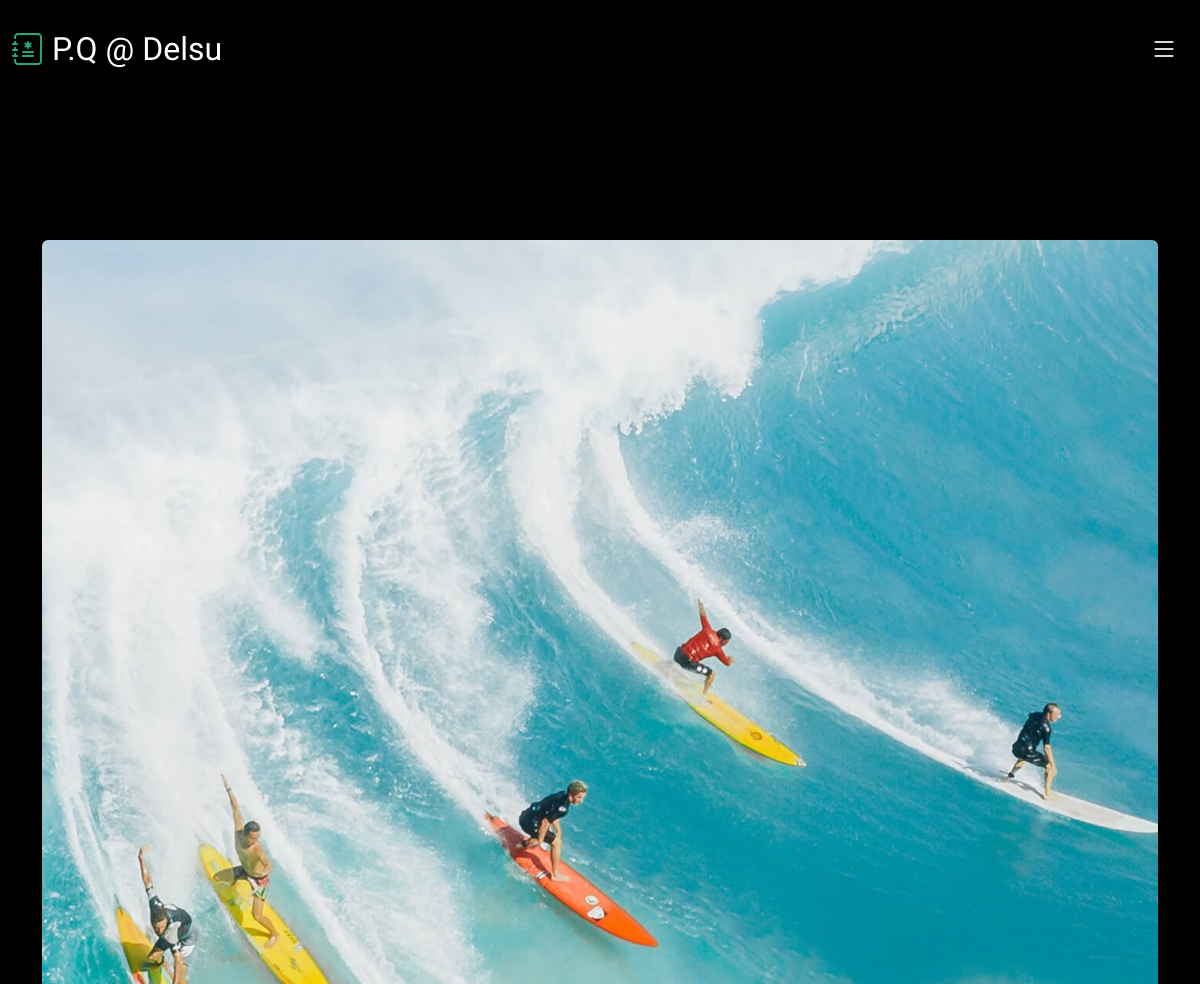
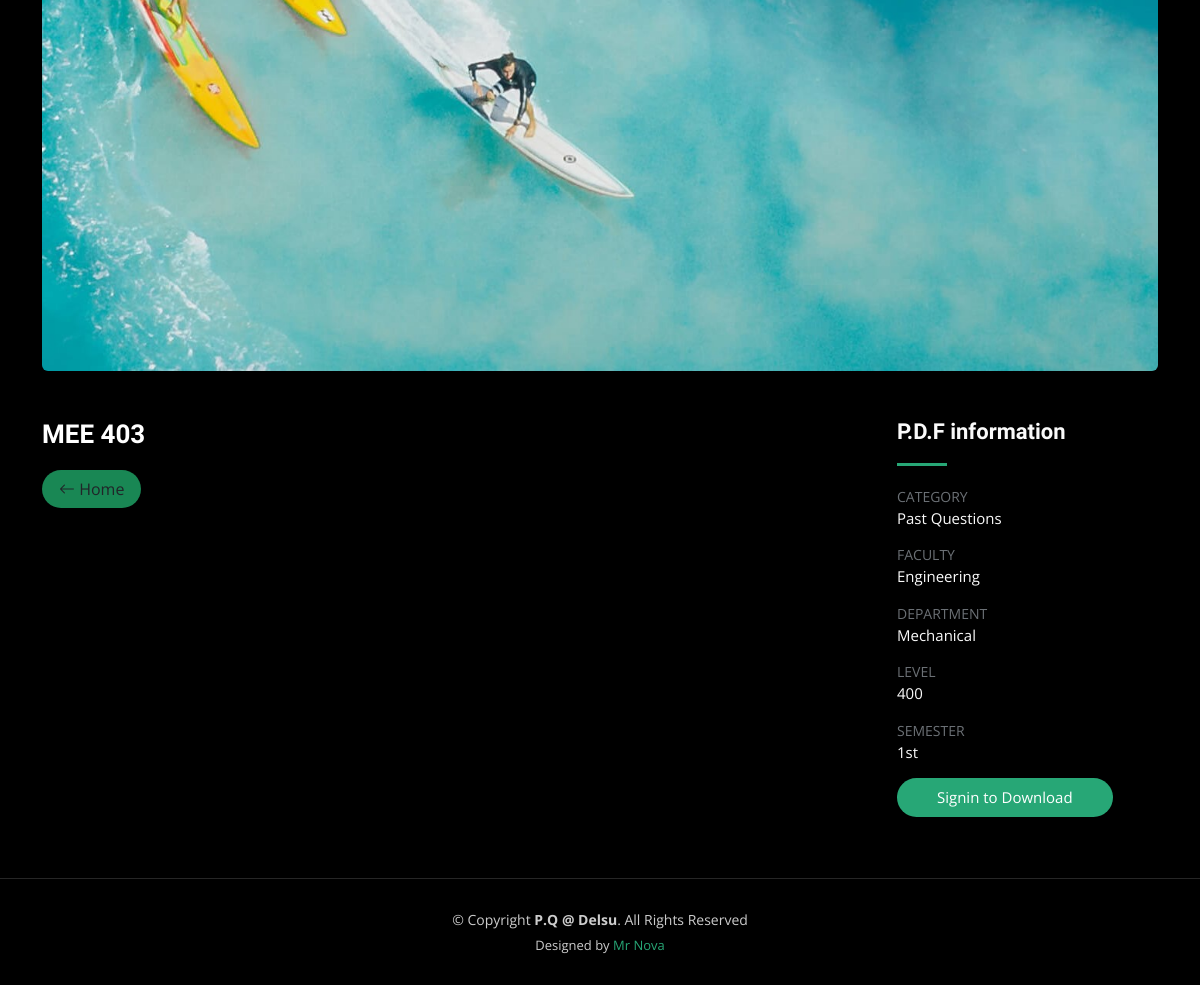
The app's page /docs/item/2/ with its own data (2 pictures, top to bottom).
### docs/models.py (models this page shows, shortened)
class Item(models.Model):
    title = models.CharField(max_length=255)
    category = models.ForeignKey(Category, null=True, blank=True, on_delete=models.CASCADE, related_name='items')
    faculty = models.ForeignKey(Faculty, on_delete=models.CASCADE, related_name='items')
    department = models.ForeignKey(Department, on_delete=models.CASCADE, related_name='items')
    level = models.ForeignKey(Level, on_delete=models.CASCADE, related_name='items')
    semester = models.ForeignKey(Semester, on_delete=models.CASCADE, related_name='items')
    description = models.TextField(blank=True, null=True)
    image = models.ImageField(upload_to='PQ_images', blank=True, null=True)
    file = models.FileField(upload_to='PQ_files', blank=True)
    uploaded_on = models.DateTimeField(auto_now_add=True, null=True, blank=True)

class Category(models.Model):
    name = models.CharField(max_length=255)
    class Meta:
        ordering = ('name',)
        verbose_name_plural = 'Categories'
    def __str__(self):
        return self.name

class Faculty(models.Model):
    name = models.CharField(max_length=255)
    class Meta:
        ordering = ('name',)
        verbose_name_plural = 'Faculties'
    def __str__(self):
        return self.name

class Department(models.Model):
    name = models.CharField(max_length=255)
    def __str__(self):
        return self.name

class Level(models.Model):
    name = models.CharField(max_length=255)
    def __str__(self):
        return self.name

class Semester(models.Model):
    name = models.CharField(max_length=255)
    def __str__(self):
        return self.name

### docs/views.py (the view)
# urls.py: path('item/<int:pk>/', views.details, name='details'),
def details(request, pk):
    item = get_object_or_404(Item, pk=pk)
    return render(request, 'details.html',{
        'item': item,
    })

### docs/templates/details.html (shortened to what this page needs)
{% extends 'base.html' %}
{% block content %}
{% load static %}
  <main id="main" data-aos="fade" data-aos-delay="1500">
    <div class="page-header d-flex align-items-center">
    </div>
    <section id="gallery-single" class="gallery-single">
      <div class="container">
        <div class="">
          <img src="
          {% if item.image %}
            {{ item.image.url }}
          {% else %}
            #
          {% endif %}
        " class="img-fluid rounded" alt="">
        </div>
        <div class="row justify-content-between gy-4 mt-4">
          <div class="col-lg-8">
            <div class="portfolio-description">
              <h2>{{ item.title }}</h2>
              <a class="btn rounded-pill px-3 bg-success" href="{% url 'index' %}"><i class="bi bi-arrow-left"></i> Home</a>
            </div>
          </div>
          <div class="col-lg-3">
            <div class="portfolio-info">
              <h3>P.D.F information</h3>
              <ul>
                <li><strong>Category</strong> <span>{{ item.category }}</span></li>
                <li><strong>Faculty</strong> <span>{{ item.faculty }}</span></li>
                <li><strong>Department</strong> <span>{{ item.department }}</span></li>
                <li><strong>Level</strong><span>{{ item.level }}</span></li>
                <li><strong>Semester</strong><span>{{ item.semester }}</span></li>
                {% if user.is_authenticated %}
                  <li><a href="
                    {% if item.file %}
                      {{ item.file.url }}
                    {% else %}
                      #{% comment %} {% url 'home:no_file' %} {% endcomment %}
                    {% endif %}
                    " download class="btn-visit align-self-start">Download P.D.F <i class="bi bi-download"></i></a></li>
                {% else %}
                  <li><a href="{% url 'home:signin' %}" class="btn-visit align-self-start">Signin to Download</a></li>
                {% endif %}
              </ul>
            </div>
          </div>
        </div>
      </div>
    </section>
  </main>
{% endblock %}

### static/css/main.css (style rules this page uses)
:root { --font-default: "Open Sans", system-ui, -apple-system, "Segoe UI", Roboto, "Helvetica Neue", Arial, "Noto Sans", "Liberation Sans", sans-serif, "Apple Color Emoji", "Segoe UI Emoji", "Segoe UI Symbol", "Noto Color Emoji"; --font-primary: "Inter", sans-serif; --font-secondary: "Cardo", sans-serif; }
:root { --color-default: #fafafa; --color-primary: #27a776; --color-secondary: #161718; }
:root { scroll-behavior: smooth; }
body { font-family: var(--font-default); color: var(--color-default); background-color: #000; }
a { color: var(--color-primary); text-decoration: none; }
h1, h2, h3, h4, h5, h6 { font-family: var(--font-primary); }
.page-header { padding: 120px 0 60px 0; min-height: 30vh; position: relative; }
.gallery-single .portfolio-info h3 { font-size: 22px; font-weight: 700; margin-bottom: 20px; padding-bottom: 20px; position: relative; font-family: var(--font-secondary); }
.gallery-single .portfolio-info h3:after { content: ""; position: absolute; display: block; width: 50px; height: 3px; background: var(--color-primary); left: 0; bottom: 0; }
.gallery-single .portfolio-info ul { list-style: none; padding: 0; font-size: 15px; }
.gallery-single .portfolio-info ul li { display: flex; flex-direction: column; padding-bottom: 15px; }
.gallery-single .portfolio-info ul strong { text-transform: uppercase; font-weight: 400; color: #6b7075; font-size: 14px; }
.gallery-single .portfolio-info .btn-visit { padding: 8px 40px; background: var(--color-primary); color: #fff; border-radius: 50px; transition: 0.3s; }
.gallery-single .portfolio-description h2 { font-size: 26px; font-weight: 700; margin-bottom: 20px; color: #fff; font-family: var(--font-secondary); }

### records on screen
Item: image (picture), title "MEE 403", category "Past Questions", faculty "Engineering", department "Mechanical", level "400", semester "1st"
